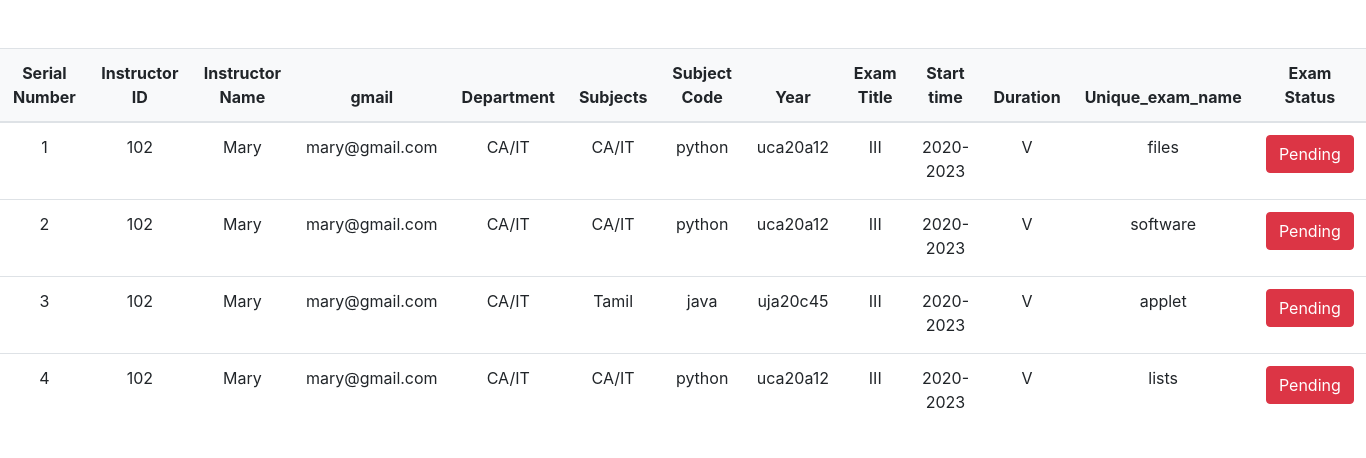
/admin/exam-manage.php, run on the app's committed database.
### tables this page shows
CREATE TABLE `exams` (
  `id` int(11) NOT NULL,
  `instructor_id` int(11) NOT NULL,
  `instructor_name` varchar(50) NOT NULL,
  `gmail` varchar(50) NOT NULL,
  `instructor_department` varchar(50) NOT NULL,
  `department` varchar(50) NOT NULL,
  `subjects` varchar(50) NOT NULL,
  `subject_code` varchar(10) NOT NULL,
  `years` varchar(3) NOT NULL,
  `Batch` varchar(50) NOT NULL,
  `Semester` varchar(50) NOT NULL,
  `exam_title` varchar(50) NOT NULL,
  `start_time` varchar(20) NOT NULL,
  `duration` varchar(20) NOT NULL,
  `unique_exam_name` varchar(50) NOT NULL
);

### admin/exam-manage.php (the view, shortened to what this page needs)
<!DOCTYPE html>
<html>
<head>
  <link rel="stylesheet" href="https://cdn.jsdelivr.net/npm/bootstrap@4.0.0/dist/css/bootstrap.min.css">
</head>
<body>
<br><br>
  <table class="table align-middle mb-0 bg-white table-hover">
    <thead class="bg-light">
      <tr>
        <th>Serial Number</th>
        <th>Instructor ID</th>
        <th>Instructor Name</th>
        <th>gmail</th>
        <th>Department</th>
        <th>Subjects</th>
        <th>Subject Code</th>
        <th>Year</th>
        <th>Exam Title</th>
        <th>Start time</th>
        <th>Duration</th>
        <th>Unique_exam_name</th>
        <th>Exam Status</th>
      </tr>
    </thead>
    <tbody>
      <?php
      $connection=mysqli_connect("localhost","root","","exam_management");
      $today = date("Y-m-d") . 'T' . date("H:i");
      if ($connection) {
        $count = 1;
        $query = 'select * from exams ';
        $result = mysqli_query($connection, $query);
        while ($row = mysqli_fetch_array($result)) {
      ?>
          <tr>
            <td>
              <?php echo ($count); ?>
            </td>
            <td>
              <div class="ms-3">
                <p class="fw-bold mb-1"><?php echo ($row[1]); ?></p>
              </div>
            </td>
            <td>
              <div class="ms-3">
                <p class="fw-bold mb-1"><?php echo ($row[2]); ?></p>
              </div>
            </td>
            <td>
              <div class="ms-3">
                <p class="fw-bold mb-1"><?php echo ($row[3]); ?></p>
              </div>
            </td>
            <td>
              <div class="ms-3">
                <p class="fw-bold mb-1"><?php echo ($row[4]); ?></p>
              </div>
            </td>
            <td>
              <div class="ms-3">
                <p class="fw-bold mb-1"><?php echo ($row[5]); ?></p>
              </div>
            </td>
            <td>
              <div class="ms-3">
                <p class="fw-bold mb-1"><?php echo ($row[6]); ?></p>
              </div>
            </td>
            <td>
              <div class="ms-3">
                <p class="fw-bold mb-1"><?php echo ($row[7]); ?></p>
              </div>
            </td>
            <td>
              <div class="ms-3">
                <p class="fw-bold mb-1"><?php echo ($row[8]); ?></p>
              </div>
            </td>
            <td>
              <div class="ms-3">
                <p class="fw-bold mb-1"><?php echo ($row[9]); ?></p>
              </div>
            </td>
            <td>
              <div class="ms-3">
                <p class="fw-bold mb-1"><?php echo ($row[10]); ?></p>
              </div>
            </td>
            <td>
              <div class="ms-3">
                <p class="fw-bold mb-1"><?php echo ($row[11]); ?></p>
              </div>
            </td>
            <?php
              if ($today >= $row[10]) {
              ?>
                <td>
                  <div class="ms-3">
                      <button type="button" class="btn btn-success">Completed</button>
                  </div>
                </td>
                <?php
              }
              else {
              ?>
                <td>
                  <div class="ms-3">
                    <button type="button"  class="btn btn-danger">Pending</button>
                  </div>
                </td>
              <?php
              }
              ?>
          </tr>
      <?php
          $count = $count + 1;
        }
      } else {
        die('could not connect with database' . mysqli_connect_error());
      }
      ?>
    </tbody>
  </table>
</body>
</html>

### admin/exam-manage.php (style rules this page uses)
td, th { text-align: center; }

### data on the page
exams: instructor "102", instructor_name "Mary", gmail "mary@gmail.com", instructor_department "CA/IT", department "CA/IT", subjects "python", subject_code "uca20a12", years "III", Batch "2020-2023", Semester "V", exam_title "files", shows "Pending"
exams: instructor "102", instructor_name "Mary", gmail "mary@gmail.com", instructor_department "CA/IT", department "CA/IT", subjects "python", subject_code "uca20a12", years "III", Batch "2020-2023", Semester "V", exam_title "software", shows "Pending"
exams: instructor "102", instructor_name "Mary", gmail "mary@gmail.com", instructor_department "CA/IT", department "Tamil", subjects "java", subject_code "uja20c45", years "III", Batch "2020-2023", Semester "V", exam_title "applet", shows "Pending"
exams: instructor "102", instructor_name "Mary", gmail "mary@gmail.com", instructor_department "CA/IT", department "CA/IT", subjects "python", subject_code "uca20a12", years "III", Batch "2020-2023", Semester "V", exam_title "lists", shows "Pending"
